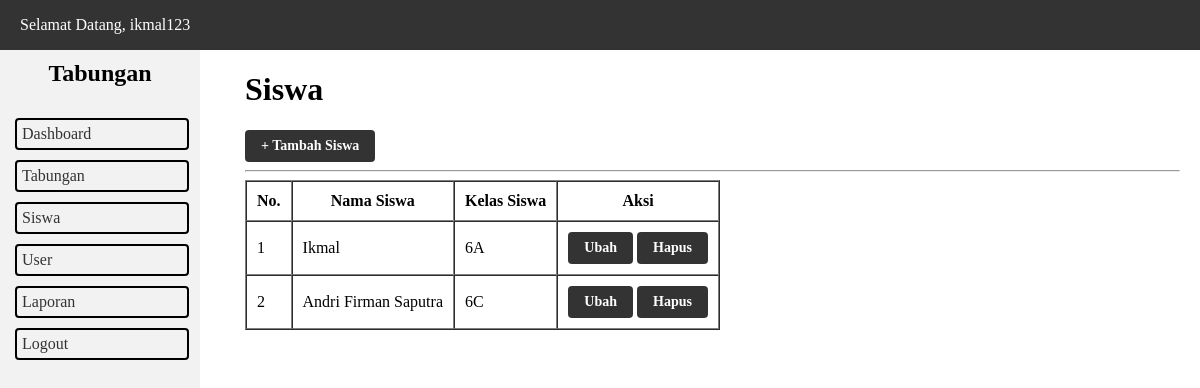
Page /siswa.php (signed in) on the committed database.
### tables this page shows
CREATE TABLE `user` (
  `id_user` int(11) NOT NULL,
  `username` varchar(30) NOT NULL,
  `password` varchar(255) NOT NULL,
  `nama_lengkap` varchar(30) NOT NULL
);

CREATE TABLE `siswa` (
  `id_siswa` int(11) NOT NULL,
  `nama_siswa` varchar(50) NOT NULL,
  `kelas_siswa` varchar(2) NOT NULL
);

### siswa.php (the view, shortened to what this page needs)
<?php
	require_once 'koneksi.php';
	$id_user = $_SESSION['id_user'];
	$user = mysqli_query($koneksi, "SELECT * FROM user WHERE id_user = '$id_user'");
	$data_user = mysqli_fetch_assoc($user);
	$siswa = mysqli_query($koneksi, "SELECT * FROM siswa ORDER BY kelas_siswa ASC, nama_siswa ASC");
 ?>
<!DOCTYPE html>
<html lang="en">
<head>
	<link rel="stylesheet" href="style.css">
</head>
<body>
  <?php include_once 'include/topbar.php'; ?>
  <?php include_once 'include/sidebar.php'; ?>
  <main>
  	<h1>Siswa</h1>
  	<a href="tambah_siswa.php" class="button">+ Tambah Siswa</a>
  	<hr>
  	<table border="1" cellspacing="0" cellpadding="10">
  		<thead>
  			<tr>
  				<th>No.</th>
  				<th>Nama Siswa</th>
  				<th>Kelas Siswa</th>
  				<th>Aksi</th>
  			</tr>
  		</thead>
  		<tbody>
  			<?php $i = 1; ?>
  			<?php foreach ($siswa as $ds): ?>
  				<tr>
  					<td><?= $i++; ?></td>
  					<td><?= ucwords($ds['nama_siswa']); ?></td>
  					<td><?= strtoupper($ds['kelas_siswa']); ?></td>
  					<td>
  						<a href="ubah_siswa.php?id_siswa=<?= $ds['id_siswa']; ?>" class="button">Ubah</a>
  						<a href="hapus_siswa.php?id_siswa=<?= $ds['id_siswa']; ?>" onclick="return confirm('Apakah Anda yakin ingin menghapus siswa <?= $ds['nama_siswa']; ?>?')" class="button">Hapus</a>
  					</td>
  				</tr>
  			<?php endforeach ?>
  		</tbody>
  	</table>
  </main>
</body>
</html>

### include/topbar.php
<header class="topbar">
  <nav>
    <ul>
      <li><a href="profile.php">Selamat Datang, <?= $data_user['username']; ?></a></li>
    </ul>
  </nav>
</header>

### style.css (style rules this page uses)
body { margin: 0; padding: 0; font-family: times new roman; }
.topbar { background-color: #333; color: #fff; height: 50px; display: flex; justify-content: space-between; align-items: center; position: fixed; width: 100%; top: 0; left: 0; }
.topbar ul { margin: 0; padding: 0; list-style: none; display: flex; }
.topbar ul li { margin: 0 20px; }
.topbar ul li a { color: #fff; text-decoration: none; }
main { margin-left: 225px; padding: 50px 20px; }
.button { display: inline-block; background-color: #333; color: #fff; padding: 8px 16px; font-size: 14px; font-weight: bold; text-align: center; text-decoration: none; border-radius: 4px; cursor: pointer; }

### rows in the picture
user: username "ikmal123"
siswa: nama_siswa "Ikmal", kelas_siswa "6A"
siswa: nama_siswa "Andri Firman Saputra", kelas_siswa "6C"
